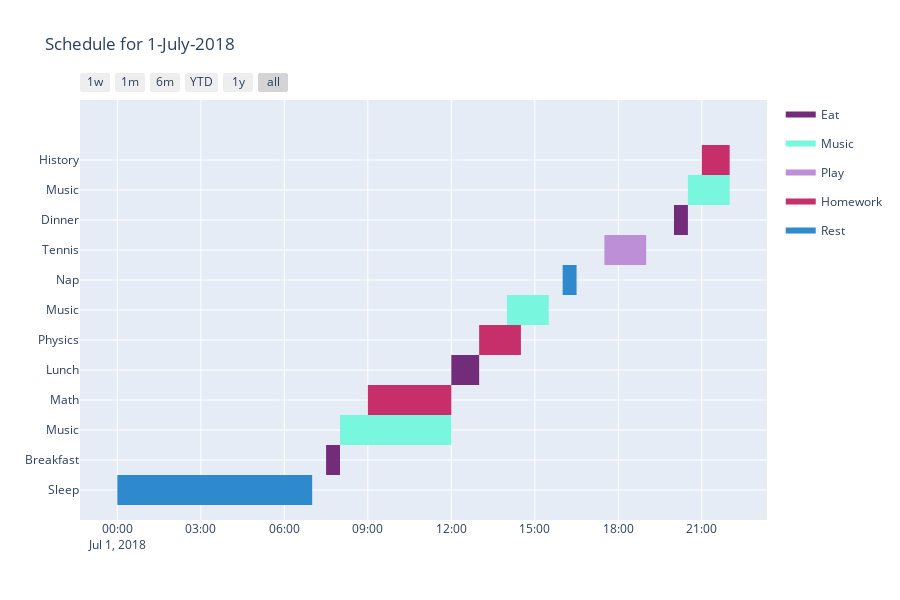

Write notebook code for a chart like this one.
### Code cell
fig = ff.create_gantt(
    schedule,
    title='Schedule for 1-July-2018',
    colors=color_dict,
    index_col='Category',
    show_colorbar=True,
    bar_width=0.5,
    showgrid_x=True,
    showgrid_y=True
)
fig

### Figure 1 — Plotly figure (JSON) as saved in the notebook; plotly's stock layout.template omitted (floating-point values rounded to 4 significant figures)
{"data": [{"fill": "toself", "fillcolor": "rgb(114, 44, 121)", "hoverinfo": "name", "legendgroup": "rgb(114, 44, 121)", "mode": "none", "name": "Eat", "type": "scatter", "x": ["2018-07-01 7:30:00", "2018-07-01 8:00:00", "2018-07-01 8:00:00", "2018-07-01 7:30:00", "2018-07-01 7:30:00", "2018-07-01 12:00:00", "2018-07-01 13:00:00", "2018-07-01 13:00:00", "2018-07-01 12:00:00", "2018-07-01 12:00:00", "2018-07-01 20:00:00", "2018-07-01 20:30:00", "2018-07-01 20:30:00", "2018-07-01 20:00:00"], "y": [0.5, 0.5, 1.5, 1.5, null, 3.5, 3.5, 4.5, 4.5, null, 8.5, 8.5, 9.5, 9.5]}, {"fill": "toself", "fillcolor": "rgb(120, 247, 222)", "hoverinfo": "name", "legendgroup": "rgb(120, 247, 222)", "mode": "none", "name": "Music", "type": "scatter", "x": ["2018-07-01 8:00:00", "2018-07-01 12:00:00", "2018-07-01 12:00:00", "2018-07-01 8:00:00", "2018-07-01 8:00:00", "2018-07-01 14:00:00", "2018-07-01 15:30:00", "2018-07-01 15:30:00", "2018-07-01 14:00:00", "2018-07-01 14:00:00", "2018-07-01 20:30:00", "2018-07-01 22:00:00", "2018-07-01 22:00:00", "2018-07-01 20:30:00"], "y": [1.5, 1.5, 2.5, 2.5, null, 5.5, 5.5, 6.5, 6.5, null, 9.5, 9.5, 10.5, 10.5]}, {"fill": "toself", "fillcolor": "rgb(189, 143, 215)", "hoverinfo": "name", "legendgroup": "rgb(189, 143, 215)", "mode": "none", "name": "Play", "type": "scatter", "x": ["2018-07-01 17:30:00", "2018-07-01 19:00:00", "2018-07-01 19:00:00", "2018-07-01 17:30:00"], "y": [7.5, 7.5, 8.5, 8.5]}, {"fill": "toself", "fillcolor": "rgb(198, 47, 105)", "hoverinfo": "name", "legendgroup": "rgb(198, 47, 105)", "mode": "none", "name": "Homework", "type": "scatter", "x": ["2018-07-01 9:00:00", "2018-07-01 12:00:00", "2018-07-01 12:00:00", "2018-07-01 9:00:00", "2018-07-01 9:00:00", "2018-07-01 13:00:00", "2018-07-01 14:30:00", "2018-07-01 14:30:00", "2018-07-01 13:00:00", "2018-07-01 13:00:00", "2018-07-01 21:00:00", "2018-07-01 22:00:00", "2018-07-01 22:00:00", "2018-07-01 21:00:00"], "y": [2.5, 2.5, 3.5, 3.5, null, 4.5, 4.5, 5.5, 5.5, null, 10.5, 10.5, 11.5, 11.5]}, {"fill": "toself", "fillcolor": "rgb(46, 137, 205)", "hoverinfo": "name", "legendgroup": "rgb(46, 137, 205)", "mode": "none", "name": "Rest", "type": "scatter", "x": ["2018-07-01 0:00:00", "2018-07-01 7:00:00", "2018-07-01 7:00:00", "2018-07-01 0:00:00", "2018-07-01 0:00:00", "2018-07-01 16:00:00", "2018-07-01 16:30:00", "2018-07-01 16:30:00", "2018-07-01 16:00:00"], "y": [-0.5, -0.5, 0.5, 0.5, null, 6.5, 6.5, 7.5, 7.5]}, {"legendgroup": "rgb(114, 44, 121)", "marker": {"color": "rgb(114, 44, 121)", "opacity": 0, "size": 1}, "mode": "markers", "name": "", "showlegend": false, "text": [null, null, null, null, null, null], "type": "scatter", "x": ["2018-07-01 7:30:00", "2018-07-01 8:00:00", "2018-07-01 12:00:00", "2018-07-01 13:00:00", "2018-07-01 20:00:00", "2018-07-01 20:30:00"], "y": [1, 1, 4, 4, 9, 9]}, {"legendgroup": "rgb(120, 247, 222)", "marker": {"color": "rgb(120, 247, 222)", "opacity": 0, "size": 1}, "mode": "markers", "name": "", "showlegend": false, "text": [null, null, null, null, null, null], "type": "scatter", "x": ["2018-07-01 8:00:00", "2018-07-01 12:00:00", "2018-07-01 14:00:00", "2018-07-01 15:30:00", "2018-07-01 20:30:00", "2018-07-01 22:00:00"], "y": [2, 2, 6, 6, 10, 10]}, {"legendgroup": "rgb(189, 143, 215)", "marker": {"color": "rgb(189, 143, 215)", "opacity": 0, "size": 1}, "mode": "markers", "name": "", "showlegend": false, "text": [null, null], "type": "scatter", "x": ["2018-07-01 17:30:00", "2018-07-01 19:00:00"], "y": [8, 8]}, {"legendgroup": "rgb(198, 47, 105)", "marker": {"color": "rgb(198, 47, 105)", "opacity": 0, "size": 1}, "mode": "markers", "name": "", "showlegend": false, "text": [null, null, null, null, null, null], "type": "scatter", "x": ["2018-07-01 9:00:00", "2018-07-01 12:00:00", "2018-07-01 13:00:00", "2018-07-01 14:30:00", "2018-07-01 21:00:00", "2018-07-01 22:00:00"], "y": [3, 3, 5, 5, 11, 11]}, {"legendgroup": "rgb(46, 137, 205)", "marker": {"color": "rgb(46, 137, 205)", "opacity": 0, "size": 1}, "mode": "markers", "name": "", "showlegend": false, "text": [null, null, null, null], "type": "scatter", "x": ["2018-07-01 0:00:00", "2018-07-01 7:00:00", "2018-07-01 16:00:00", "2018-07-01 16:30:00"], "y": [0, 0, 7, 7]}], "layout": {"height": 600, "hovermode": "closest", "showlegend": true, "title": {"text": "Schedule for 1-July-2018"}, "xaxis": {"rangeselector": {"buttons": [{"count": 7, "label": "1w", "step": "day", "stepmode": "backward"}, {"count": 1, "label": "1m", "step": "month", "stepmode": "backward"}, {"count": 6, "label": "6m", "step": "month", "stepmode": "backward"}, {"count": 1, "label": "YTD", "step": "year", "stepmode": "todate"}, {"count": 1, "label": "1y", "step": "year", "stepmode": "backward"}, {"step": "all"}]}, "showgrid": true, "type": "date", "zeroline": false}, "yaxis": {"autorange": false, "range": [-1, 13], "showgrid": true, "ticktext": ["Sleep", "Breakfast", "Music", "Math", "Lunch", "Physics", "Music", "Nap", "Tennis", "Dinner", "Music", "History"], "tickvals": [0, 1, 2, 3, 4, 5, 6, 7, 8, 9, 10, 11], "zeroline": false}}}
